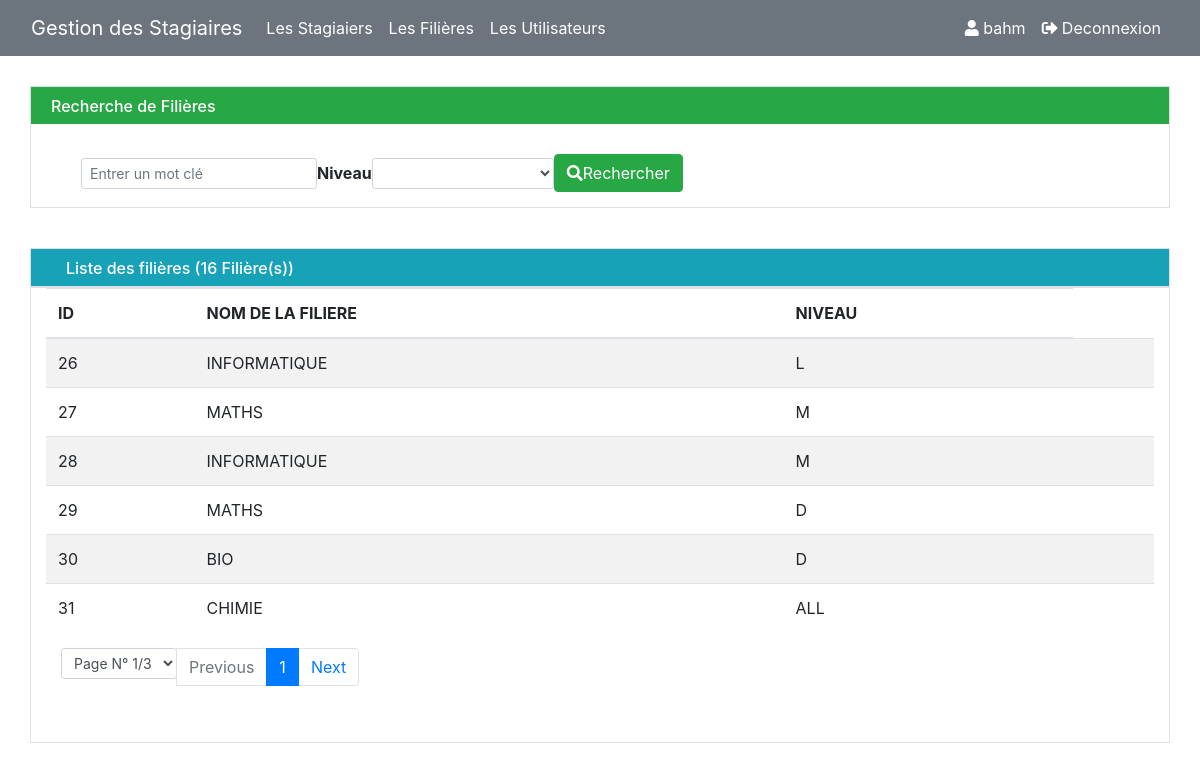
Screenshot of /pages/filieres.php (signed in) with the database file from the repository.
### tables this page shows
CREATE TABLE `Filiere` (
  `IdFiliere` int NOT NULL,
  `nomFiliere` varchar(100) NOT NULL,
  `niveau` varchar(100) NOT NULL
);

### pages/filieres.php (the view, shortened to what this page needs)
<?php
	try {
		require_once("connBD.php");
		$nbr = 0;
		$nomFil = isset($_GET['nomFil'])?htmlentities(addslashes($_GET['nomFil'])):"";
		$nivs = isset($_GET['nivs'])?htmlentities(addslashes($_GET['nivs'])):"all";
		$limite = isset($_GET['limite'])?$_GET['limite']:6;
		$page = isset($_GET['page']) ? $_GET['page']:1;
		$start = ($page-1) * $limite;
		if (isset ($nomFil) && isset ($nivs)) {
			if (!empty($nomFil) && !empty ($nivs)) {
				$requete = "SELECT *FROM Filiere WHERE nomFiliere Like '%$nomFil%' AND niveau = :n LIMIT $start,$limite";
				$resultat = $base -> prepare ($requete);
				$resultat->bindParam (':n',$nivs);
				$resultat->execute ();
				$requeteCount = "SELECT *FROM Filiere WHERE nomFiliere Like '%$nomFil%' AND niveau = :n LIMIT $start,$limite";
				$res = $base-> prepare ($requeteCount);
				$res->bindParam (':n',$nivs);
				$res->execute ();
				$nbr = $resultat->rowCount ();
			} else if (!empty($nomFil) && empty ($nivs)) {
				$requete = "SELECT *FROM Filiere WHERE nomFiliere LIKE '%$nomFil%' LIMIT $start,$limite";
				$resultat = $base -> query ($requete);
				$requeteCount = "SELECT *FROM Filiere WHERE nomFiliere LIKE '%$nomFil%'";
				$res = $base -> query ($requeteCount);
				$nbr = $res ->rowCount ();
			} else if (empty ($nomFil) && !empty ($nivs)){
				if ($nivs == "all") {
					 $requete = "SELECT *FROM Filiere LIMIT $start,$limite";
					 $resultat = $base -> query ($requete);
					 $requeteCount = "SELECT *FROM Filiere";
					 $res = $base -> query ($requeteCount);
					 $nbr = $res->rowCount ();
				}
			}
		}
		$reste = $nbr%$limite;
		$nbrPage = $reste == 0 ? ($nbr/$limite):floor($nbr/$limite) + 1;
	} catch (EXCEPTION $e) {
		die ('Erreur : '.$e->getMessage ());
	}finally {
		$base = null;
	}
?>
<!DOCTYPE html>
<html lang="en">
	<head>
	  <link rel="stylesheet" href="https://use.fontawesome.com/releases/v5.7.0/css/all.css">
	  <link rel="stylesheet" href="https://maxcdn.bootstrapcdn.com/bootstrap/4.5.2/css/bootstrap.min.css">
	</head>
	<body>
		<?php
			include ('menu.php');
		?>
		<div class="container border" style="margin-top:30px;padding-bottom:15px">
			<div class="row bg-success text-white">
				<h6 style="margin-top:10px;margin-left:20px">Recherche de Filières</h6>
			</div>
			<div class="row" style="margin-top:30px;margin-left:20px">
				<div class="col-7">
					<form class="form-inline" method="GET" name="search" onsubmit="return verif()">
						<input type="text" class="form-control form-control-sm" placeholder="Entrer un mot clé" name="nomFil" id="nomFil">
						<label for="niveau" class="font-weight-bold">Niveau</label>
						<select class="form-control form-control-sm" name="nivs" id="nivs" Placeholder="Tous les niveaux">
							<option></option>
							<option value="all">Tous les niveaux</option>
						</select>
						<button type="submit" name="search" id="search" class="btn btn-success">
							<i class="fas fa-search"></i>Rechercher
						</button>
					</form>
				</div>
			</div>
		</div>
		<div class="container border bg-info text-white" style="margin-top:40px">
			<h6 style="margin-top:10px;margin-left:20px">Liste des filières (<?php if (isset($nbr)) echo $nbr;?> Filière(s))</h6>
		</div>
		<div class="container border" style="padding-bottom:40px">
			<table class="table table-striped table-hover">
				<thead class="bg-muted">
					<tr>
						<th><?php echo strtoupper("id") ;?></th>
						<th><?php echo strtoupper("nom de la filiere") ;?></th>
						<th><?php echo strtoupper("niveau") ;?></th>
					</tr>
				</thead>
				<tbody>
					<?php
						while ($donnees=$resultat->fetch()) {
							$id = $donnees['IdFiliere'];
							$nomF = $donnees['nomFiliere'];
							$niv = $donnees ['niveau'];
							echo "<tr>";
								echo "<td>".$id."</td>";
								echo "<td>".$nomF."</td>";
								echo "<td>".$niv."</td>";
								echo "<td>";
							echo "</tr>";
						}
					?>
				</tbody>
			</table>
			<div class="container-fluid">
					<ul class="pagination">
						<li class="page-item">
						<?php
							$nomFilf = isset($_GET['nomFil'])?htmlentities(addslashes($_GET['nomFil'])):"";
							$nivss = isset($_GET['nivs'])?htmlentities(addslashes($_GET['nivs'])):"all";
							echo "<select id =\"sel\" class=\"form-control form-control-sm\" Placeholder=\"N°Page\"
							onchange=\"changeURL(this.value,'$nomFilf','$nivss')\">";?>
									<option value=""><?php echo "Page N° ".$page."/".$nbrPage; ?></option>
								</select>
						</li>
						<li class="page-item <?php if($page == 1) echo "disabled";?>">
							<a class="page-link" href="filieres.php?page=
							<?php if (($page - 1) > 0) echo $page - 1;else echo 1;?>&nomFil=
							<?php echo $nomFil;?>&nivs=<?php echo $nivs;?>">Previous</a>
						</li>
						<?php
							for ($i=1 ; $i <= ($nbrPage/2);$i ++) {?>
								<li class="page-item <?php if ($page == $i) echo "active";?>">
									<a class="page-link" href="filieres.php?page=
									<?php echo $i; ?>&nomFil=<?php echo $nomFil;?>&nivs=<?php echo $nivs;?>"><?php echo $i;?></a>
								</li>
						<?php
							}?>
						<li class="page-item <?php if ($page > ($nbrPage/2) && $page + 1 <= $nbrPage) echo "active";else if ($page ==  $nbrPage) echo "disabled";?>">
							<a class="page-link" href="filieres.php?page=
							<?php if (($page + 1) <= $nbrPage) echo ($page + 1); else $page;?>&nomFil=
							<?php echo $nomFil;?>&nivs=<?php echo $nivs;?>">Next</a>
						</li>
					</ul>
			</div>
		</div>
	</body>
</html>

### rows the page displays
filiere: IdFiliere "26", nomFiliere "INFORMATIQUE", niveau "L"
filiere: IdFiliere "27", nomFiliere "MATHS", niveau "M"
filiere: IdFiliere "28", nomFiliere "INFORMATIQUE", niveau "M"
filiere: IdFiliere "29", nomFiliere "MATHS", niveau "D"
filiere: IdFiliere "30", nomFiliere "BIO", niveau "D"
filiere: IdFiliere "31", nomFiliere "CHIMIE", niveau "ALL"

### other values shown
$_SESSION['user']['login'] "bahm"
$nbr "16"
